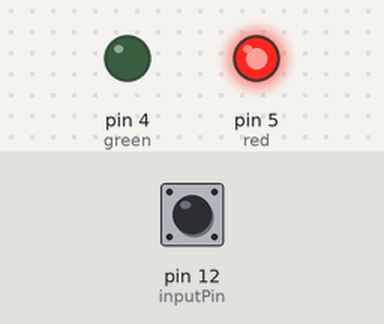
This sketch was run on a simulated Arduino Uno, built with avr-gcc and run on an emulated ATmega328P. Parts: output pins drawn as LEDs (lit = HIGH). The inputs (shaded band) are chosen by the test bench; at power-on: pin 12 (inputPin) HIGH.

Above: at 1.2 s.
1.3 s: pin 12 (inputPin) pulled LOW for 0.15 s
At 2.5 s:
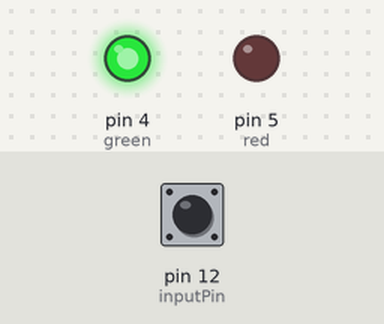
2.9 s: pin 12 (inputPin) pulled LOW for 1 s
At 3.6 s:
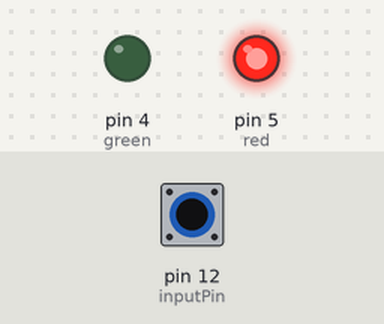
5.4 s: pin 12 (inputPin) pulled LOW for 3.2 s
At 6.7 s:
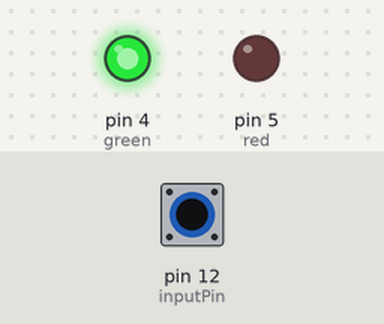
Timing chart, 0 to 8.4 s (numbered marks = the images above; inputs shaded):
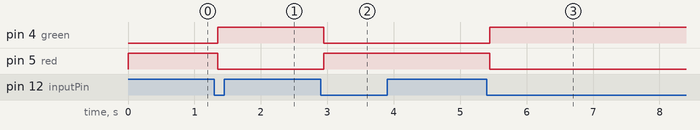

Measured:
- after the input at 1.3 s, pin 4 (green): LOW → HIGH after 0.05 s; pin 5 (red): HIGH → LOW after 0.05 s
- after the input at 2.9 s, pin 4 (green): HIGH → LOW after 0.05 s; pin 5 (red): LOW → HIGH after 0.05 s
- after the input at 5.4 s, pin 4 (green): LOW → HIGH after 0.05 s; pin 5 (red): HIGH → LOW after 0.05 s

The sketch:

second_lab.ino
```cpp
#define inputPin 12
#define green 4
#define red 5

bool lastState = HIGH;
bool ledState = LOW;

void setup() {
  Serial.begin(9600);
  pinMode(inputPin, INPUT_PULLUP);
  pinMode(green, OUTPUT);
  pinMode(red, OUTPUT);
  digitalWrite(red, HIGH);
  digitalWrite(green, LOW);
}

void loop() {
  bool currentState = debounce(inputPin);

  if (currentState != lastState) {
    if (currentState == LOW) {
      ledState = !ledState;
      if (ledState) {
        digitalWrite(red, LOW);
        digitalWrite(green, HIGH);
      } else {
        digitalWrite(red, HIGH);
        digitalWrite(green, LOW);
      }
    }
    lastState = currentState;
  }
}

bool debounce(int pin) {
  bool state;
  bool prevState = digitalRead(pin);
  for (int i = 0; i < 10; ++i) {
    delay(5);
    state = digitalRead(pin);
    if (state != prevState) {
      i = 0;
      prevState = state;
    }
  }
  return state;
}
```
